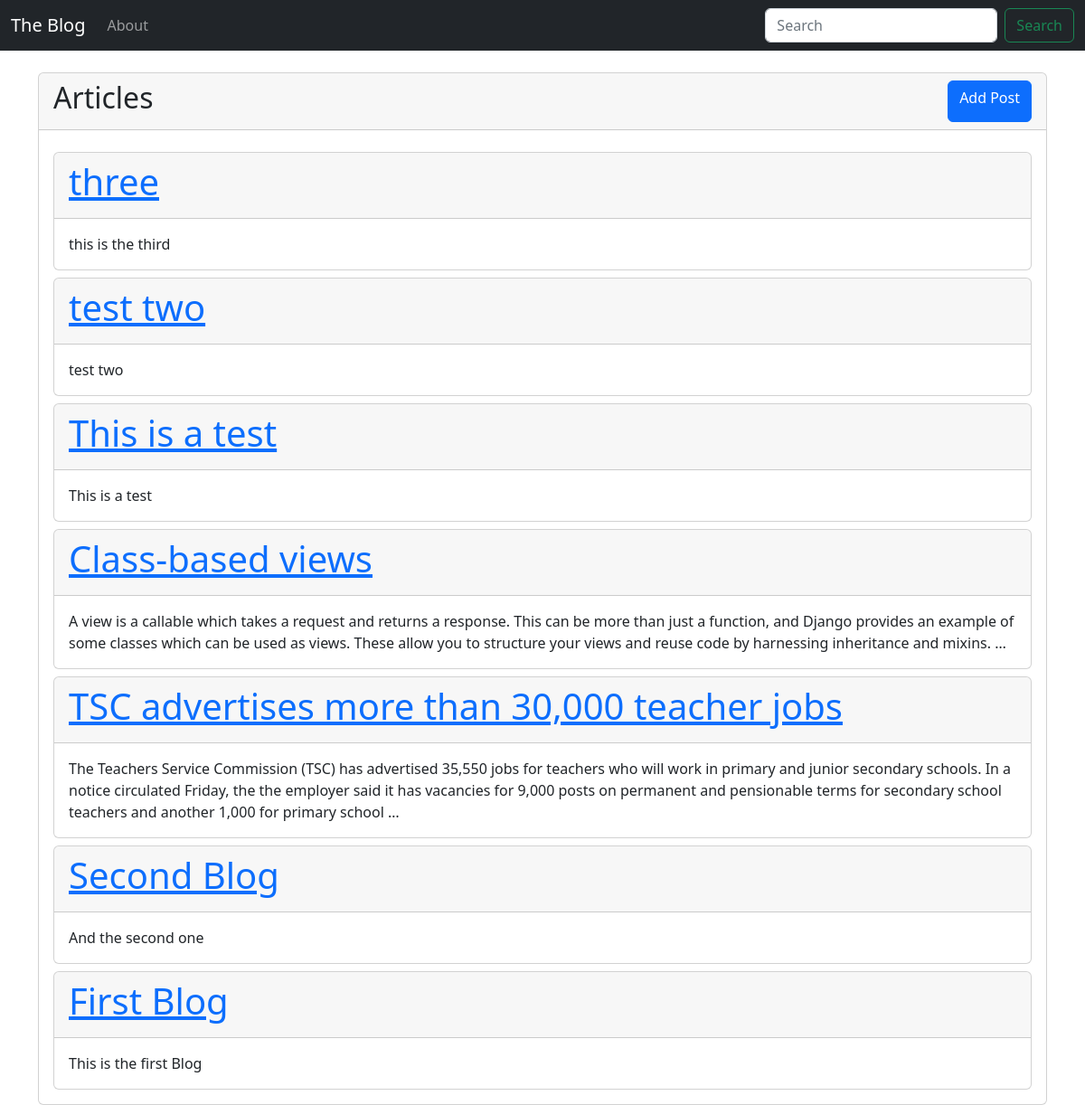
Before: / with the older database file.
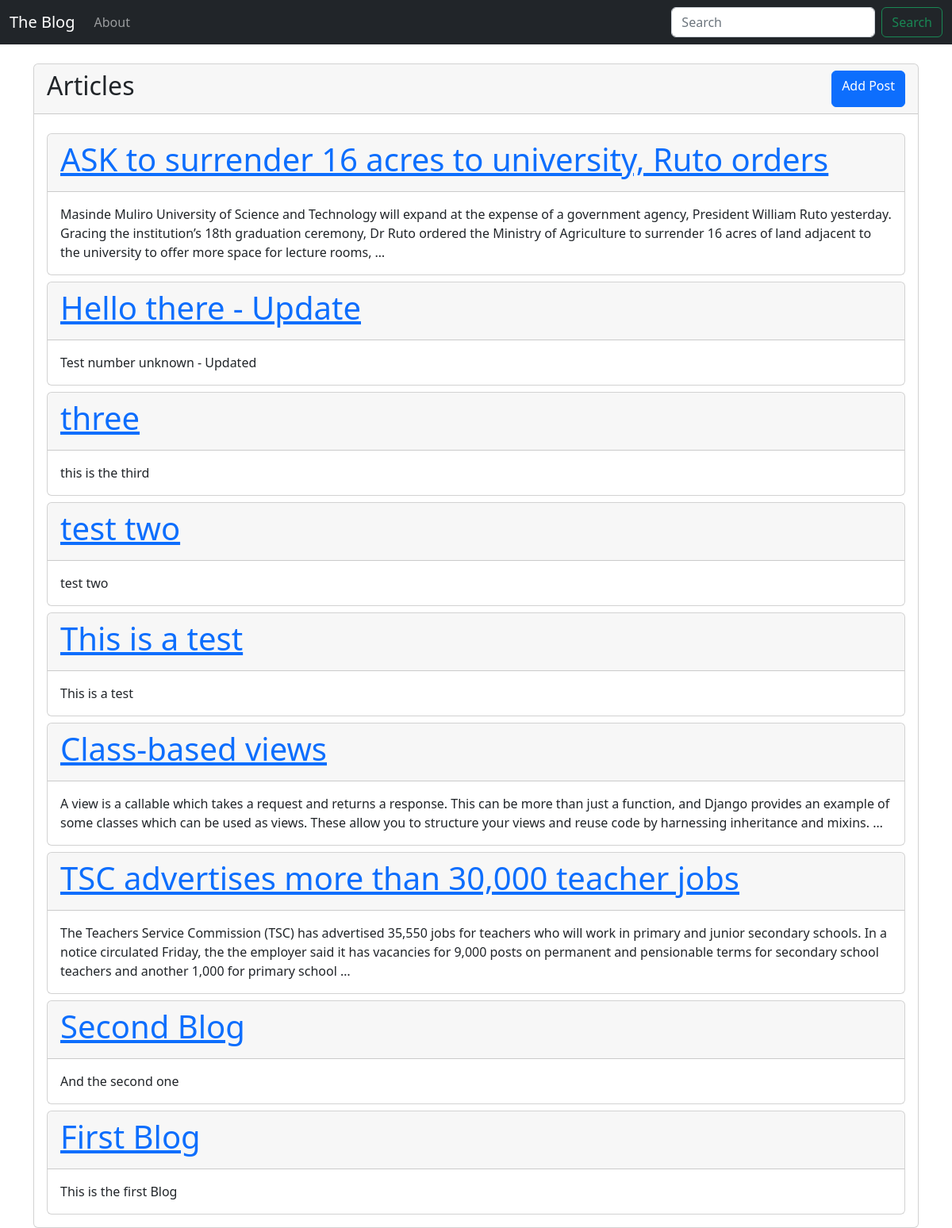
After: the same page with the newer database file.
### theblog/models.py (models this page shows, shortened)
class Post(models.Model):
    title = models.CharField(max_length=255)
    author = models.ForeignKey(User, on_delete=models.CASCADE)
    slug = models.CharField(max_length=255)
    body = models.TextField()
    id = models.UUIDField(default=uuid.uuid4, primary_key=True, unique=True, editable=False)
    created_at = models.DateTimeField(auto_now_add=True)
    class Meta:
        ordering = ('-created_at',)

### theblog/views.py (the view)
# urls.py: path('', HomeView.as_view(), name="home"),
class HomeView(ListView):
    model: Post
    template_name = 'home.html'
    queryset = Post.objects.all()

### theblog/templates/home.html
{% extends 'base.html' %} {% block content %}
<div class="card mt-4">
  <div class="card-header d-flex justify-content-between">
    <h2>Articles</h2>
    <a href="{% url 'add_post' %}" class="btn btn-primary">Add Post</a>
  </div>
  <div class="card-body">
    {% for post in object_list %}
    <div class="card mt-2">
      <div class="card-header">
        <h1>
          <a href="{% url 'article_detail' post.slug post.id %}"
            >{{ post.title}}</a
          >
        </h1>
      </div>
      <div class="card-body">{{ post.body | truncatewords:50 }}</div>
    </div>
    {% endfor %}
  </div>
</div>
{% endblock %}

Changed rows visible on the page:
added Post: title "ASK to surrender 16 acres to university, Ruto orders", body "Masinde Muliro University of Science and Technology will expand at the expense of a government agency, President William Ruto yesterday. Gracing the institution’s 18th graduation ceremony, Dr Ruto ordered the Ministry of Agriculture to surrender 16 acres of land adjacent to the university to offer more space for lecture rooms, …"
added Post: title "Hello there - Update", body "Test number unknown - Updated"
